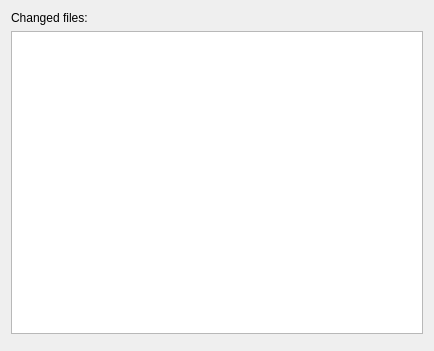
<?xml version="1.0" encoding="UTF-8"?>
<ui version="4.0">
 <class>SaveDlg</class>
 <widget class="QDialog" name="SaveDlg">
  <property name="geometry">
   <rect>
    <x>0</x>
    <y>0</y>
    <width>434</width>
    <height>351</height>
   </rect>
  </property>
  <property name="windowTitle">
   <string>Save files</string>
  </property>
  <layout class="QVBoxLayout" name="verticalLayout">
   <item>
    <widget class="QLabel" name="label">
     <property name="text">
      <string>Changed files:</string>
     </property>
    </widget>
   </item>
   <item>
    <widget class="QListWidget" name="lstFiles"/>
   </item>
   <item>
    <widget class="QDialogButtonBox" name="buttonBox">
     <property name="orientation">
      <enum>Qt::Horizontal</enum>
     </property>
     <property name="standardButtons">
      <set>QDialogButtonBox::NoButton</set>
     </property>
     <property name="centerButtons">
      <bool>false</bool>
     </property>
    </widget>
   </item>
  </layout>
 </widget>
 <resources/>
 <connections>
  <connection>
   <sender>buttonBox</sender>
   <signal>rejected()</signal>
   <receiver>SaveDlg</receiver>
   <slot>reject()</slot>
   <hints>
    <hint type="sourcelabel">
     <x>316</x>
     <y>260</y>
    </hint>
    <hint type="destinationlabel">
     <x>286</x>
     <y>274</y>
    </hint>
   </hints>
  </connection>
  <connection>
   <sender>buttonBox</sender>
   <signal>accepted()</signal>
   <receiver>SaveDlg</receiver>
   <slot>accept()</slot>
   <hints>
    <hint type="sourcelabel">
     <x>248</x>
     <y>254</y>
    </hint>
    <hint type="destinationlabel">
     <x>157</x>
     <y>274</y>
    </hint>
   </hints>
  </connection>
 </connections>
</ui>
